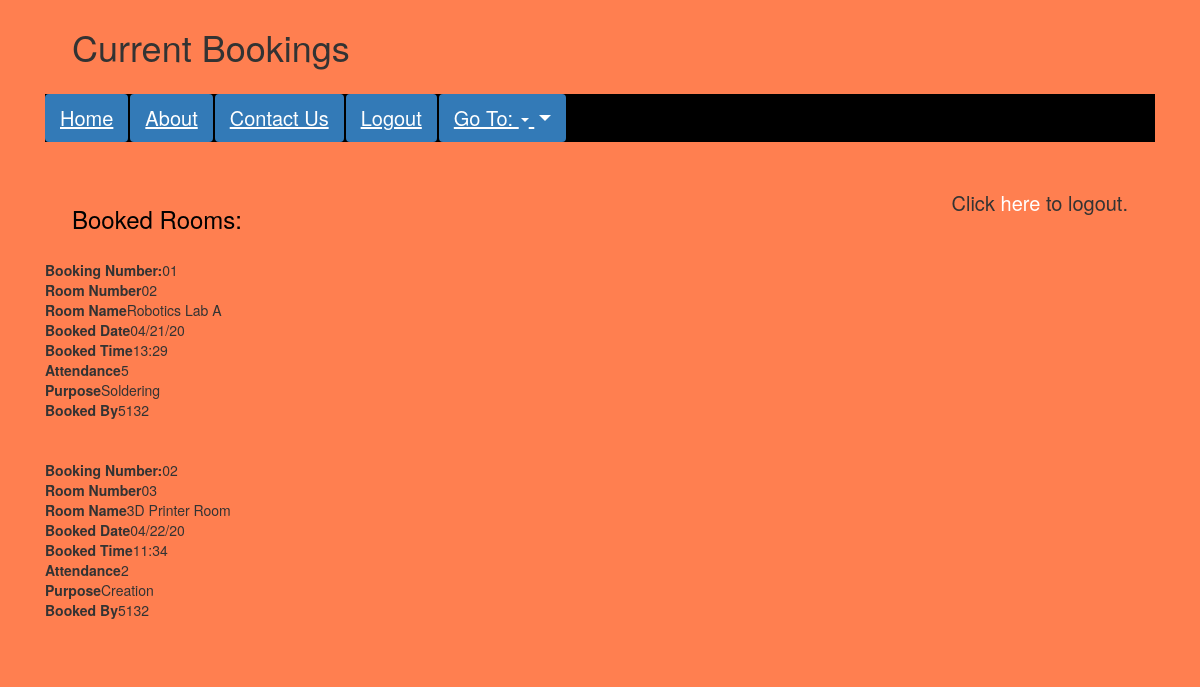
/view_booked_rooms (signed in), run on the app's committed database.
### tables this page shows
CREATE TABLE "bookedRoomsTable"(roomBookingNumber TEXT primary key, roomNumber TEXT, roomName TEXT, bookedDate date, bookedTime time, attendance TEXT, purpose TEXT, bookedBy int);

### Flask.py (the view)
@app.route('/view_booked_rooms')
@login_required
def viewBookedRooms():
    bookings = viewBookings.viewBookedRooms()
    return render_template('view_booked_rooms.html', bookings = bookings)

### DAO.py (called while the page is built)
def connect_db():
    return sqlite3.connect(db_app.database)

### Flask.py (called while the page is built)
def login_required(f):
    @wraps(f)
    def wrap(*args, **kwargs):
        if 'logged_in' in session:
            return f(*args, **kwargs)
        else:
            flash('You need to log in first.')
            return redirect(url_for('login'))
    return wrap

### viewBookings.py (called while the page is built)
def viewBookedRooms():
    print('Begin View booked rooms file')
    print('Connecting to database')
    sqliteConnection = DAO.connect_db()
    print('Connection established')
    print('Assigning query')
    showAllQuery = 'select * from bookedRoomsTable'
    cursor = sqliteConnection.execute(showAllQuery)
    print('Pulling all bookings')
    bookings= [dict(roomBookingNumber=row[0], roomNumber=row[1],
                    roomName=row[2], bookedDate=row[3], bookedTime=row[4],
                    attendance=row[5], purpose=row[6],
                    bookedBy=row[7]) for row in cursor.fetchall()]
    print('Bookings pulled')
    print(bookings)
    print('END OF roomBookings.py RETURNING DATA')
    return bookings

### templates/view_booked_rooms.html (shortened to what this page needs)
{% extends "base.html" %}
{% block content %}
<h1>Current Bookings</h1>
  <link rel="stylesheet" href="https://maxcdn.bootstrapcdn.com/bootstrap/3.4.1/css/bootstrap.min.css">
  <link rel="stylesheet" type="text/css" href="about.css">
<ul class="nav nav-pills">
  <li class="active"><a href="/home">Home</a></li>
  <li class="active"><a href="/about">About</a></li>
  <li class="active"><a href="/contact">Contact Us</a></li>
  <li class="active"><a href="/logout">Logout</a></li>
  <li class="active dropdown">
    <a class="dropdown-toggle" data-toggle="dropdown" href="#" aria-expanded="false">
      Go To: <span class="caret"></span>
    </a>
  </li>
</ul>
<br>
<p>Click <a href="/logout">here</a> to logout.</p>
<br><br>
<h3>Booked Rooms:</h3>
{% for booking in bookings %}
	<strong>Booking Number:</strong>{{ booking.roomBookingNumber}} <br>
	<strong>Room Number</strong>{{ booking.roomNumber}} <br>
	<strong>Room Name</strong>{{ booking.roomName}} <br>
	<strong>Booked Date</strong>{{ booking.bookedDate}} <br>
	<strong>Booked Time</strong>{{ booking.bookedTime}} <br>
	<strong>Attendance</strong>{{ booking.attendance}} <br>
	<strong>Purpose</strong>{{ booking.purpose}} <br>
	<strong>Booked By</strong>{{ booking.bookedBy}}
	<br>
	<br>
	<br>
{% endfor %}
{% endblock %}

### templates/base.html (shortened to what this page needs)
<!DOCTYPE html>
<html>
	<head>
		<link href="static/bootstrap.min.css" rel="stylesheet" media="screen">
		<link rel="stylesheet" type="text/css" href="base.css">
	</head>
	<body>
		<div class="container">
			{% block content %}
			{% endblock %}
		</div>
	</body>
</html>

### templates/base.css (style rules this page uses)
body { background-color: black; color: white; }

### templates/about.css (style rules this page uses)
body { background-color: #FF7F50; }
li a { display: pill; color: white; text-align: center; padding: 10px; 16px; text-decoration: underline; }
ul { background-color: black; font-size:10px; }
p { margin: 27px; font-size:20px; float: right; }
h1 { margin: 27px; }
h3 { margin: 27px; margin-top: 4px; color: black }
a { color: white; font-size:20px; }

### data on the page
bookedRoomsTable: roomBookingNumber "01", roomNumber "02", roomName "Robotics Lab A", bookedDate "04/21/20", bookedTime "13:29", attendance "5", purpose "Soldering", bookedBy "5132"
bookedRoomsTable: roomBookingNumber "02", roomNumber "03", roomName "3D Printer Room", bookedDate "04/22/20", bookedTime "11:34", attendance "2", purpose "Creation", bookedBy "5132"
